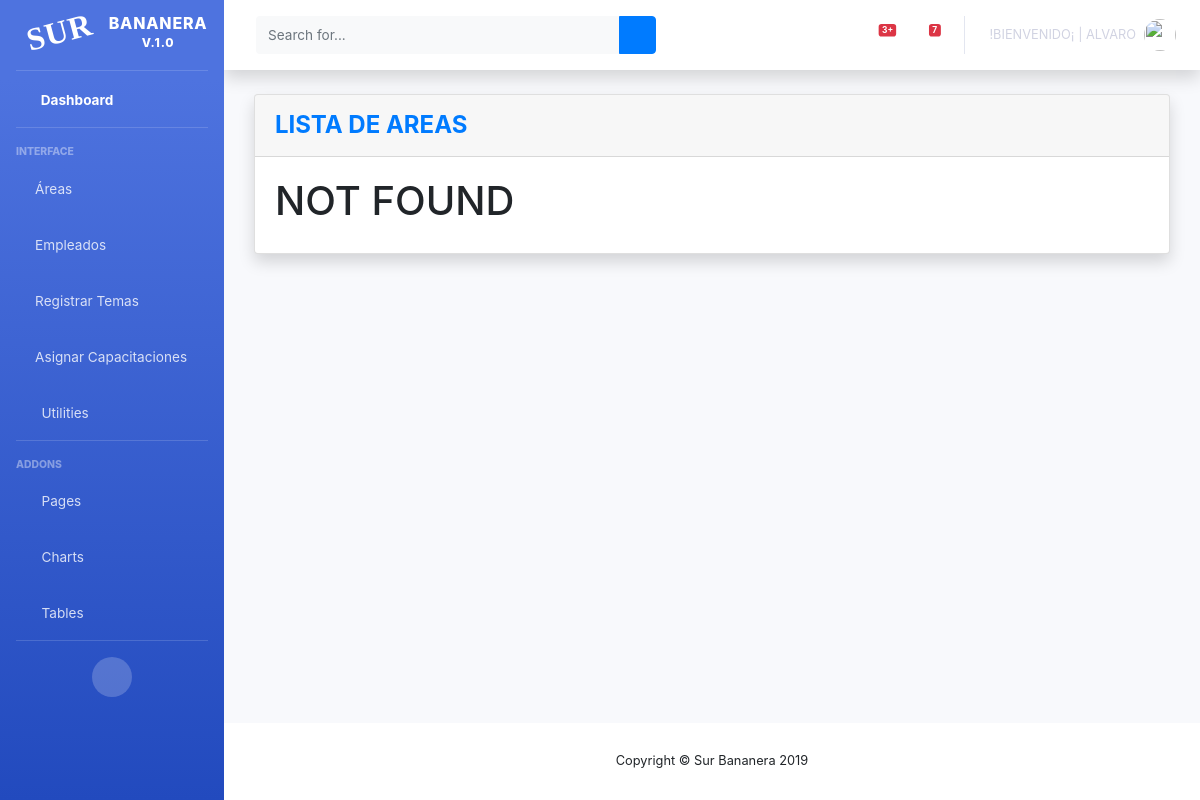
Page /bananera/listaAreas (signed in) on the earlier database version.
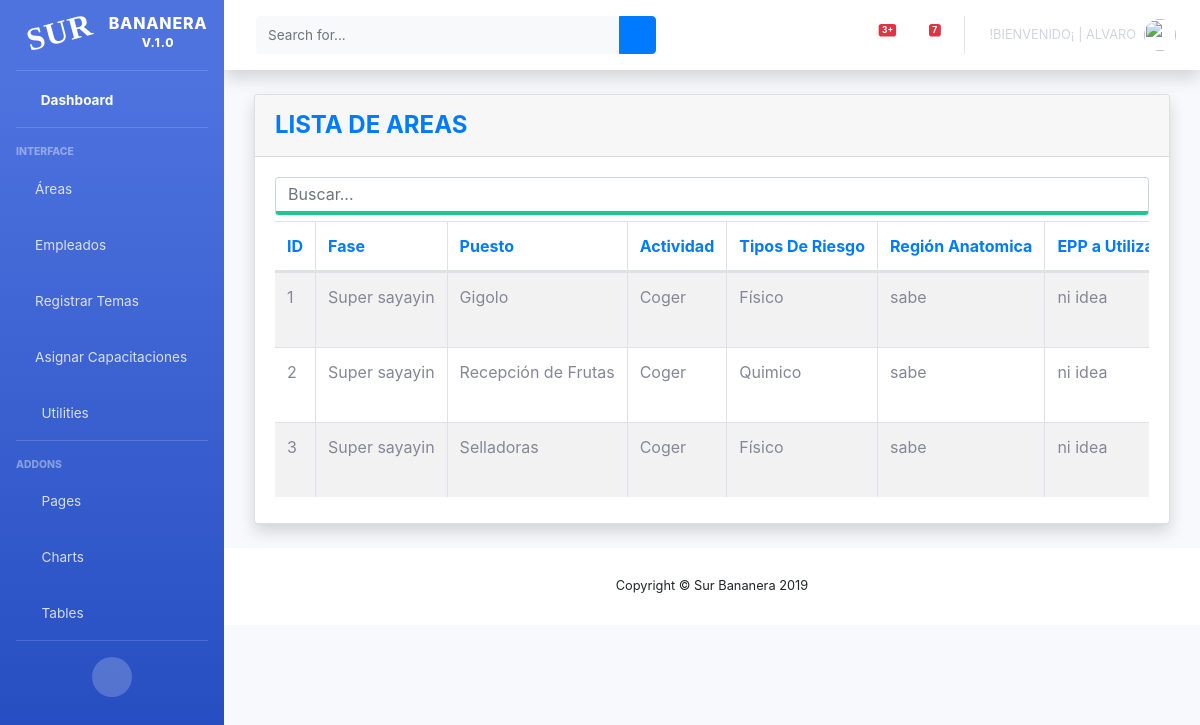
Same page on the later database version.
### surBananas/models.py (models this page shows, shortened)
class areas(models.Model):
    choice_riesgo ={('', 'Tipos de riesgo'),('Físico','Físico'),('Quimico','Quimico'), ('Físico y Quimico','Físico y Quimico')}
    choice_fase ={('', 'Fases'),('Unidad de Empaque','Unidad de Empaque'),('Unidad de Producción','Unidad de Producción')}
    choice_puesto= (('', 'Áreas y Puestos'),
                   ('1.- Unidad de Empaque', (
                       ('Recepción de Frutas', 'Recepción de Frutas'),
                       ('Desflore', 'Desflore'),
                       ('Lavador de Fomi', 'Lavador de Fomi'),
                       ('Armador de Carga', 'Armador de Carga'),
                       ('Evaluador de Fruta', 'Evaluador de Fruta'),
                       ('Clasificación', 'Clasificación'),
                       ('Selección', 'Selección'),
                       ('Selladoras', 'Selladoras'),
                       ('Pasador de Frutas', 'Pasador de Frutas'),
                       ('Empacador', 'Empacador'),
                       ('Repesado de Cajas Empacadas.', 'Repesado de Cajas Empacadas.'),
                       ('Desmane', 'Desmane'),
                       ('Estibador', 'Estibador'),
                       ('Pegador de Carton', 'Pegador de Carton'),
                       ('Preparación de Mezcla PosCosecha', 'Preparación de Mezcla PosCosecha'),
                       ('Limpieza', 'Limpieza'),
                       ('Dedo Suelto', 'Dedo Suelto'),
                       ('Bodega de Cartón', 'Bodega de Cartón'),
                       ('Evaluador de Cajas', 'Evaluador de Cajas'),
                       ('Jefe de Empaque', 'Jefe de Empaque'),
                   )),
                   ('2.- Unidad Producción', (
                       ('Deshije', 'Deshije'),
                       ('Aplicadores de Herbicidas', 'Aplicadores de Herbicidas'),
                       ('Desflore Manual', 'Desflore Manual'),
                       ('Cajeteo', 'Cajeteo'),
                       ('Saneo', 'Saneo'),
                       ('Paleo', 'Paleo'),
                       ('Fertilización', 'Fertilización'),
                       ('Riego y Bombeo', 'Riego y Bombeo'),
                       ('Chapeo de Rondas', 'Chapeo de Rondas'),
                       ('Picador de Matas', 'Picador de Matas'),
                       ('Desvio de Hijos y Rearme', 'Desvio de Hijos y Rearme'),
                       ('Técnico de Producción', 'Técnico de Producción'),
                       ('Jefe de Área', 'Jefe de Área'),
                       ('Cosecha', 'Cosecha'),
                       ('Embolse y Amarre.', 'Embolse y Amarre.'),
                       ('Fitosanitarios', 'Fitosanitarios'),
                       ('Seguridad', 'Seguridad'),
                       ('Responsable de Bodegas y Almacén', 'Responsable de Bodegas y Almacén'),
                       ('Taller y Mantenimiento.', 'Taller y Mantenimiento'),
                   )),
                   )
    fase = models.CharField(choices=choice_fase, default='', max_length=20, blank=True, null=True)
    puesto = models.CharField(choices=choice_puesto,max_length=20, blank=True, null=True, default='')
    actividad = models.CharField(max_length=500, blank=True, null=True)
    tiposRiesgo = models.CharField(choices=choice_riesgo, default='', max_length=20, blank=True, null=True)
    regionAnatomica = models.CharField(max_length=200,blank=True, null=True)
    eppUtilizar = models.CharField(max_length=200,blank=True, null=True)
    status = models.BooleanField('Estado', default=True)
    created_at = models.DateTimeField(auto_now_add=True, blank=True, null=True)

### surBananas/views.py (the view)
# urls.py: path('listaAreas', login_required(views.ListaArea.as_view()), name = 'listaAreas'),
class ListaArea(ListView):
    model = areas
    template_name = 'areas.html'
    context_object_name = 'areas'
    queryset = areas.objects.filter(status=True)

### surBananas/templates/areas.html (shortened to what this page needs)
{% extends 'indexAdmin.html' %}
{% block contenido %}
    <div class="container-fluid">
        <div class="card shadow mb-4">
            <div class="card-header py-3">
                <h4 class="m-0 font-weight-bold text-primary">LISTA DE AREAS</h4>
            </div>
            <div class="card-body">
                <div class="table-responsive">
                    {% if areas %}
                        <table  class="table table-striped table-bordered nowrap dataTable" style="width:100%">
<input class="form-control border-bottom-success" id="myInput" type="text" placeholder="Buscar...">
                            <thead class=" text-primary">
                            <th>ID</th>
                            <th>Fase</th>
                            <th>Puesto</th>
                            <th>Actividad</th>
                            <th>Tipos De Riesgo</th>
                            <th>Región Anatomica</th>
                            <th>EPP a Utilizar</th>
                            </thead>
                            <tbody id="myTable">
                            {% for c in areas %}
                                <tr>
                                    <td> {{ c.id }} </td>
                                    <td> {{ c.fase}} </td>
                                    <td> {{ c.puesto}} </td>
                                    <td> {{ c.actividad }} </td>
                                    <td> {{ c.tiposRiesgo }} </td>
                                    <td> {{ c.regionAnatomica }} </td>
                                    <td> {{ c.eppUtilizar }} </td>
                                </tr>
                            {% endfor %}
                            </tbody>
                        </table>
                    {% else %}
                        <h1>NOT FOUND</h1>
                        </div>
                    {% endif %}
            </div>
        </div>
    </div>
    </html>
{% endblock contenido %}

Differences in the rows shown:
added areas: id "1", fase "Super sayayin", puesto "Gigolo", actividad "Coger", tiposRiesgo "Físico", regionAnatomica "sabe", eppUtilizar "ni idea"
added areas: id "2", fase "Super sayayin", puesto "Recepción de Frutas", actividad "Coger", tiposRiesgo "Quimico", regionAnatomica "sabe", eppUtilizar "ni idea"
added areas: id "3", fase "Super sayayin", puesto "Selladoras", actividad "Coger", tiposRiesgo "Físico", regionAnatomica "sabe", eppUtilizar "ni idea"
Other differences:
text no longer shown: "NOT FOUND"
text now shown: "ID Fase Puesto Actividad Tipos De Riesgo Región Anatomica EPP a…"
